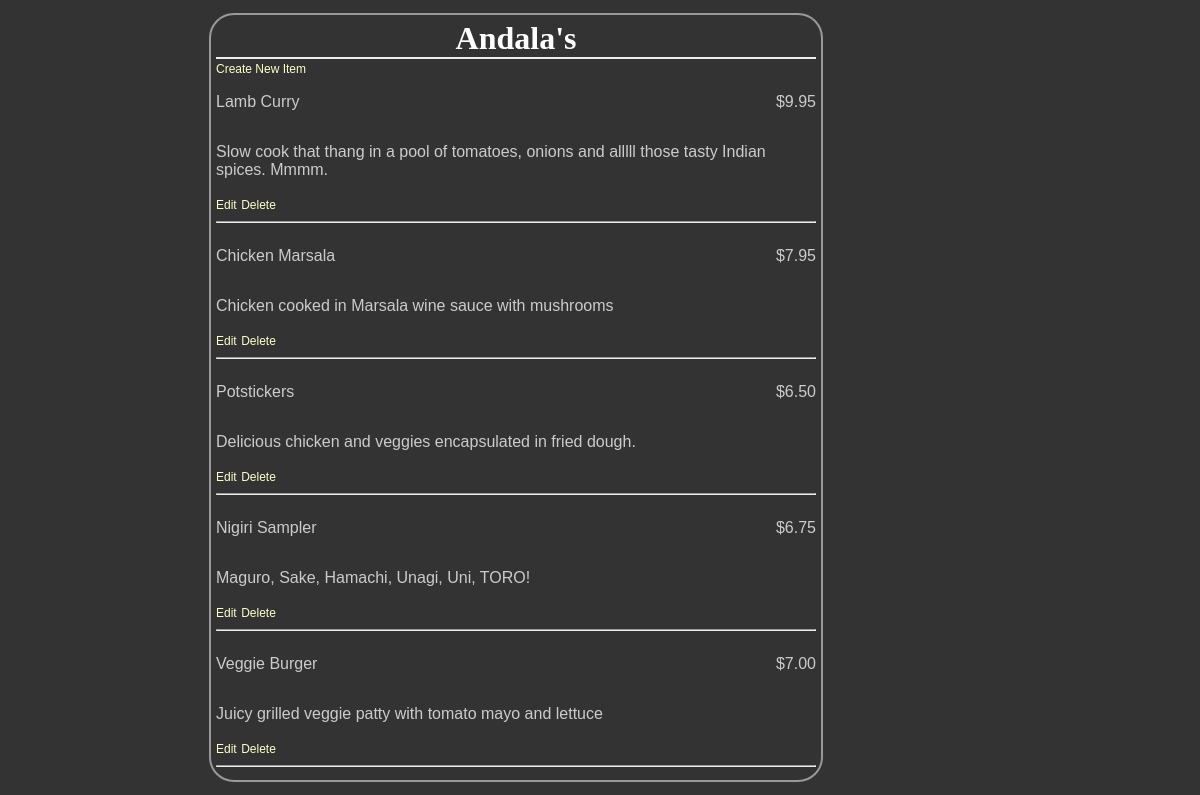
Page /restaurant/6/ on the committed database.
### database_setup.py (models this page shows)
class Restaurant(Base):
    __tablename__ = 'restaurant'
    name = Column(String(80), nullable = False)
    id = Column(Integer, primary_key = True)

class MenuItem(Base):
    __tablename__ = 'menu_item'
    name = Column(String(80), nullable = False)
    id = Column(Integer, primary_key = True)
    course = Column(String(250))
    description = Column(String(250))
    price = Column(String(8))
    restaurant_id = Column(
        Integer, ForeignKey('restaurant.id')
    )
    restaurant = relationship(Restaurant)

### project.py (the view)
@app.route("/restaurant/<int:restaurant_id>/")
def restaurantMenu(restaurant_id):
    DBSession = sessionmaker(bind=engine)
    session = DBSession()
    restaurant = session.query(Restaurant).filter_by(id = restaurant_id).one()
    items = session.query(MenuItem).filter_by(restaurant_id = restaurant_id)
    return render_template('menu.html', restaurant = restaurant, items = items)

### templates/menu.html (shortened to what this page needs)
<!DOCTYPE html>
<html lang="en">
<head>
    <link rel=stylesheet type=text/css href="{{ url_for('static', filename='main.css') }}">
</head>
<body>
    <div class = 'pane'>
		<div class = 'header'>
			<h1>{{ restaurant.name }}</h1>
		</div>
		<a href = '{{url_for('newMenuItem', restaurant_id = restaurant.id) }}'>Create New Item</a>
		{% for i in items %}
			<div class = 'nameAndPrice'>
				<span class = 'name'><p>{{i.name}}</p></span>
				<span class = 'price'>
					<p>{{i.price}} </p>
				</span>
			</div>
			<div class = 'description'>
				<p>{{i.description}}</p>
			</div>
			<div class = "editdeletepane">
				<a href='{{url_for('editMenuItem',restaurant_id = restaurant.id, menu_id=i.id)}}' >Edit</a>
				<a href='{{url_for('deleteMenuItem', restaurant_id = restaurant.id, menu_id=i.id)}}' >
				Delete</a>
			</div>
			<hr>
		{% endfor %}
	</div>
</body>
</html>

### static/main.css (style rules this page uses)
body { font-family: sans-serif; background-color: #333333 }
h1, h2, h3, h4 { color: #ffffff; }
h1, h2 { font-family: 'georgia', serif; margin: 0; }
h1 { border-bottom: 2px solid #eee; }
p, dd, dt { color: #cccccc; }
a { text-decoration: none; color: #ffffcc; font-size: .75em; }
.pane { position: absolute; width: 50%; left: 17%; border: 2px solid; border-radius: 25px; padding: 5px; margin: 5px; border-color: #999999; background-color: #333333 }
.header { left:70%; text-align: center; }
.name { width: 50%; display: inline-block; }
.price { text-align: right; width: 50%; float: right; }

### rows in the picture
Restaurant: name "Andala's"
MenuItem: name "Lamb Curry", price "$9.95", description "Slow cook that thang in a pool of tomatoes, onions and alllll those tasty Indian spices. Mmmm."
MenuItem: name "Chicken Marsala", price "$7.95", description "Chicken cooked in Marsala wine sauce with mushrooms"
MenuItem: name "Potstickers", price "$6.50", description "Delicious chicken and veggies encapsulated in fried dough."
MenuItem: name "Nigiri Sampler", price "$6.75", description "Maguro, Sake, Hamachi, Unagi, Uni, TORO!"
MenuItem: name "Veggie Burger", price "$7.00", description "Juicy grilled veggie patty with tomato mayo and lettuce"
